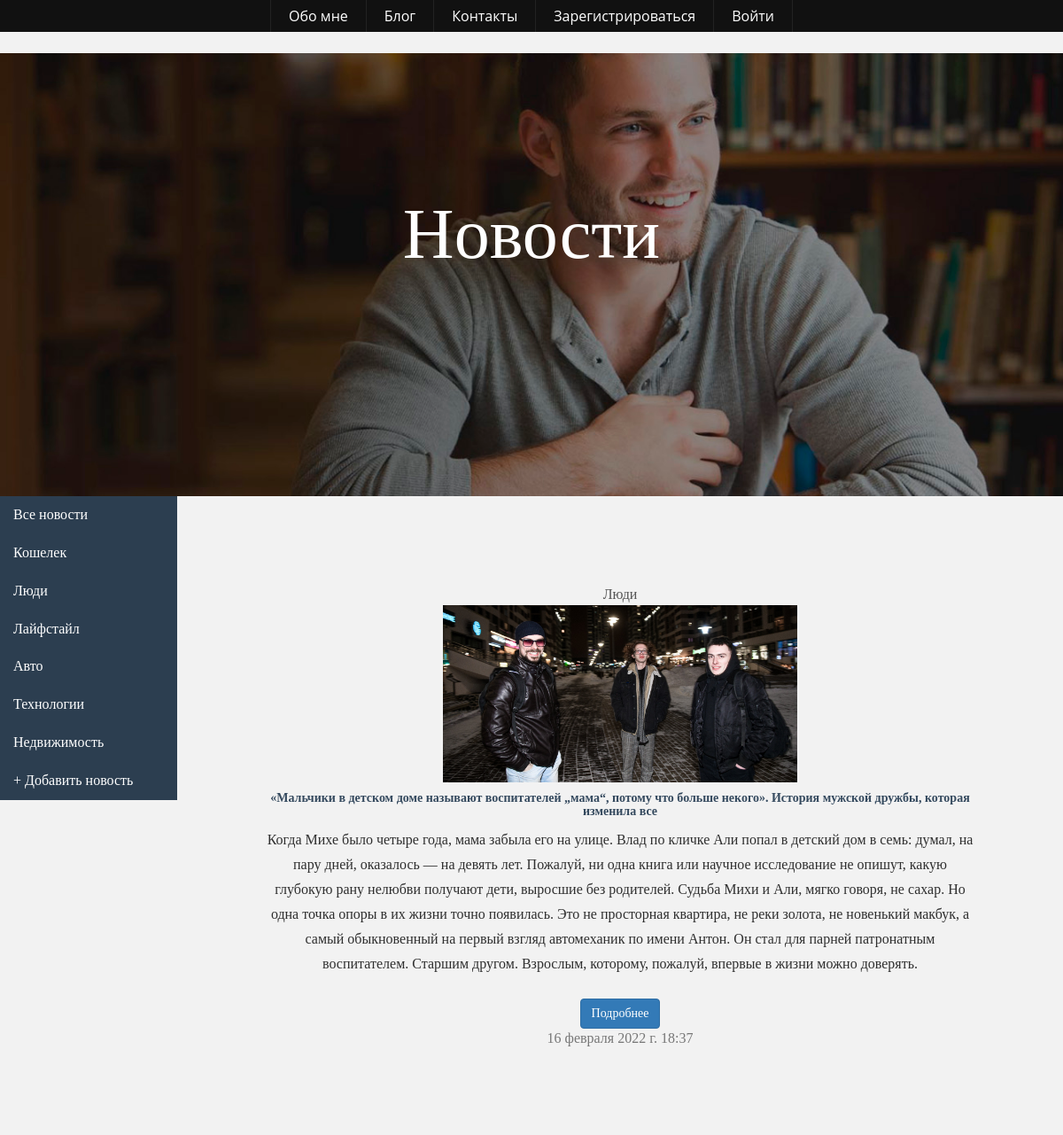
The app's page /category/2/ (upper part), older data.
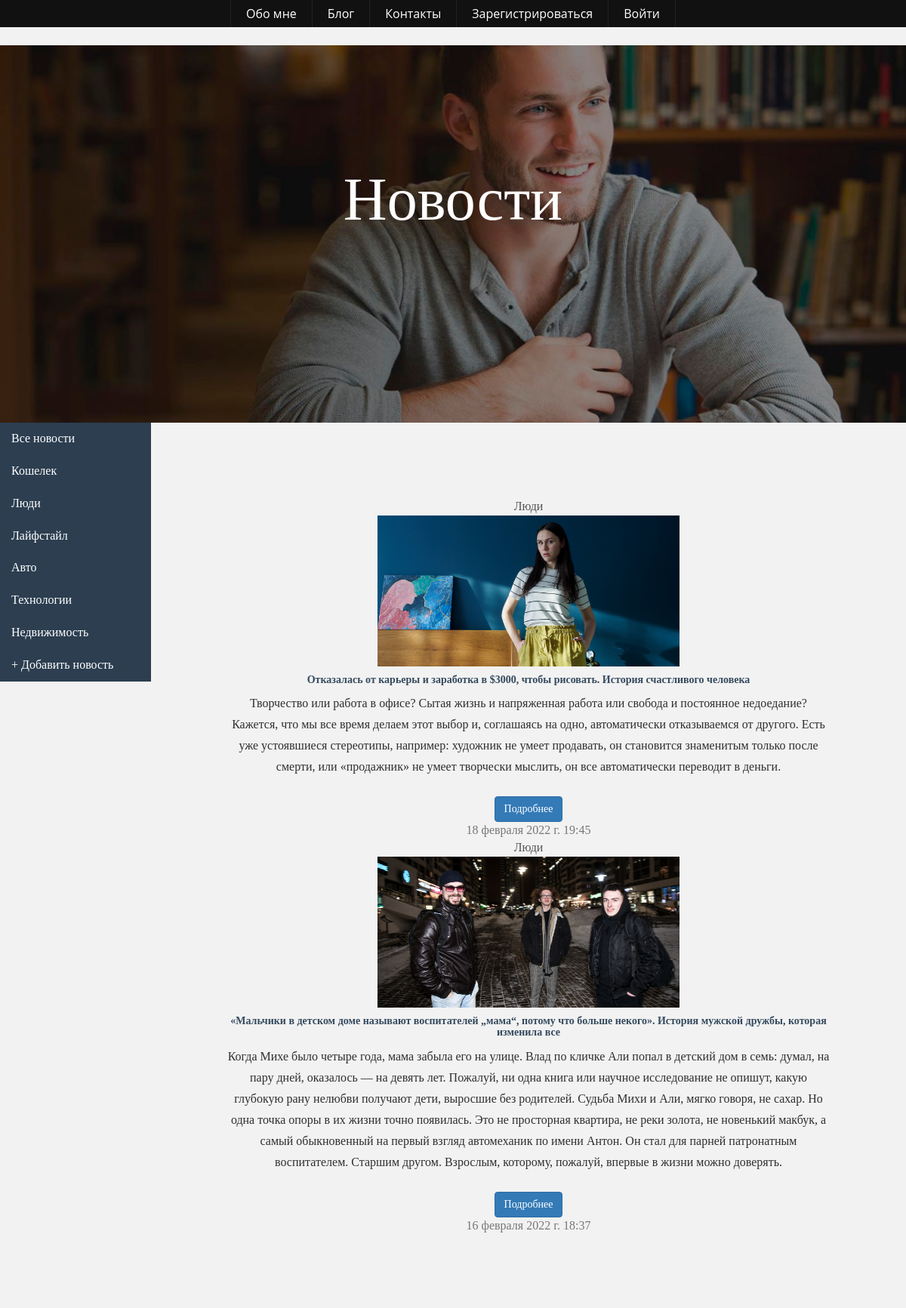
The same page, newer data.
### main/models.py (models this page shows, shortened)
class Categories(models.Model):
    category = models.CharField(verbose_name='Категория', help_text='Категория', max_length=50)
    def get_absolute_url(self):
        return reverse_lazy('categories', kwargs={'cat_id': self.pk})
    def __str__(self):
        return self.category
    class Meta:
        verbose_name = 'Категория'
        verbose_name_plural = 'Категории'
        ordering = ['id']

class News(models.Model):
    header = models.CharField(verbose_name='Заголовок', help_text='Заголовок', max_length=150)
    annotation = models.TextField(verbose_name='Аннотация', help_text='Аннотация')
    full_text = models.TextField(verbose_name='Текст статьи', help_text='Текст статьи')
    image = models.ImageField(verbose_name='Изображение', blank=True, upload_to='media/img/news_img/%Y/%m/%d/')
    created_at = models.DateTimeField(verbose_name='Дата публикации', auto_now_add=True)
    updated_at = models.DateTimeField(verbose_name='Дата редактирования', auto_now=True)
    category = models.ForeignKey('Categories', on_delete=models.PROTECT, verbose_name='Категория')
    def get_absolute_url(self):
        return reverse_lazy('news', kwargs={'pk': self.pk})
    class Meta:
        verbose_name = 'Новость'
        verbose_name_plural = 'Новости'
        ordering = ['-created_at']

### main/views.py (the view)
# urls.py: path('category/<int:cat_id>/', views.category, name='categories'),
def category(request, cat_id):
    news = News.objects.filter(category_id=cat_id)
    return render(request, "main/category.html", {'news': news,})

### main/templatetags/categories_tags.py (called while the page is built)
@register.simple_tag()
def get_categories():
    return Categories.objects.all()

### main/templatetags/user_tags.py (called while the page is built)
@register.simple_tag()
def get_user():
    return CustomUser.objects.get(first_name='Егор')

### main/templates/main/category.html
{% extends 'main/base.html' %}
{% load static %}
{% block headerwrap %}
<div id="headerwrap">
    <div class="container">
      <div class="row centered">
        <div class="col-lg-12">
          <h1>Новости</h1>
        </div>
      </div>
    </div>
  </div>
{% endblock %}
{% block main %}
    {% include 'main/inc/_sidebar.html' %}
    {% include 'main/inc/_news_card.html' %}
{% endblock %}

### main/templates/main/inc/_sidebar.html
{% load categories_tags %}
<ul id="navigation" class="nav flex-column">
        <li class="nav-item">
            <a class="nav-link" href="{% url 'blog' %}">Все новости</a>
            {% get_categories as categories %}
            {% for el in categories %}
            <a class="nav-link" href="{{ el.get_absolute_url }}">{{ el.category }}</a>
            {% endfor %}
            <a class="nav-link" href="{% url 'news_add' %}">+ Добавить новость</a>
        </li>
    </ul>

### main/templates/main/inc/_news_card.html
<div id="news" class="card text-center">
    {% for el in news %}
    <div class="card-header">{{ el.category }}</div>
        <div class="card-body">
            {% if el.image %}
            <img src="{{ el.image.url }}" class="card-img-top" alt="...">
            {% endif %}
            <h5 class="card-title">{{ el.header }}</h5>
            <p class="card-text">{{ el.annotation }}</p>
            <a href="{{ el.get_absolute_url }}" class="btn btn-primary">Подробнее</a>
        </div>
    <div class="card-footer text-muted">
        {{ el.created_at }}
    </div>
        {% endfor %}
</div>

Row changes from the older to the newer data that the page shows:
added News: category "Люди", image (picture), header "Отказалась от карьеры и заработка в $3000, чтобы рисовать. История счастливого человека", annotation "Творчество или работа в офисе? Сытая жизнь и напряженная работа или свобода и постоянное недоедание? Кажется, что мы все время делаем этот выбор и, соглашаясь на одно, автоматически отказываемся от другого. Есть уже устоявшиеся стереотипы, например: художник не умеет продавать, он становится знаменитым только после смерти, или «продажник» не умеет творчески мыслить, он все автоматически переводит в деньги.", created_at "18 февраля 2022 г. 19:45"
